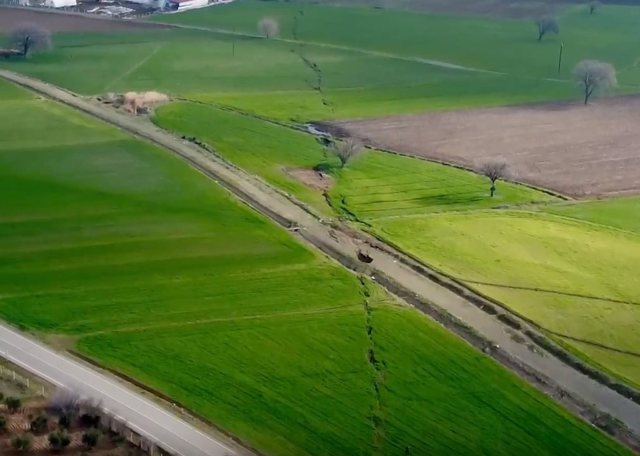
#> input picture field-image.jpg, 640 x 456 px, found by its file name
$ jupyter execute image-crack-detect.ipynb
#> lines starting #> are read from the running program, lines starting #| are printed output that depends on the picture; after the words box and inside, x2 and y2 are one past the last pixel; in counts of white or black regions, pixels touching at a corner belong together
## Libraries ##

[cell 1]
import cv2
import numpy as np
import matplotlib.pyplot as plt

## Get Image ##

[cell 2]
image_path=r'C:\Users\Tanvir\Downloads\field-image.jpg'
image = cv2.imread(image_path)
#> image is the input picture: shape (456, 640, 3); mean B, G, R 59, 115.7, 90.7

[cell 3]
gray_image = cv2.cvtColor(image, cv2.COLOR_BGR2GRAY)
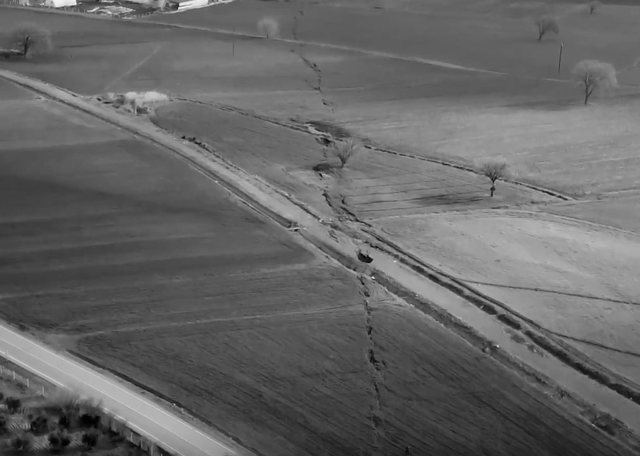
#> gray_image: shape (456, 640); min 0, max 254, mean 101.7

## Apply Gaussian blur ##

[cell 4]
blurred_image = cv2.GaussianBlur(gray_image, (5, 5), 0)

## Perform edge detection using Canny ##

[cell 5]
canny_edges = cv2.Canny(blurred_image, 50, 150)
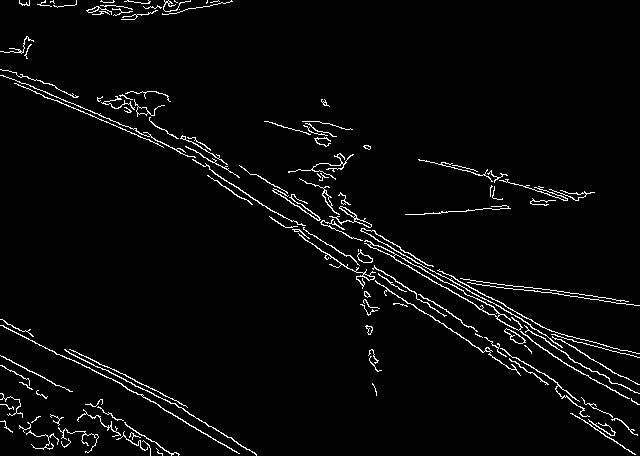
#> canny_edges: shape (456, 640); 3.2% white in thin lines or dots

## Find contours in the edge-detected image ##

[cell 6]
contours, _ = cv2.findContours(canny_edges.copy(), cv2.RETR_EXTERNAL, cv2.CHAIN_APPROX_SIMPLE)
#> contours = 123 contours, 85 with area under 20; largest, box (x1, y1, x2, y2) and area: (364, 240, 523, 331) 824, (329, 206, 372, 228) 138, (504, 328, 526, 344) 131, (360, 228, 563, 348) 116, (0, 325, 240, 454) 112

## Create a copy of the original image ##

[cell 7]
crack_image = image.copy()

## Draw the contours on the copy of the original image ##

[cell 8]
cv2.drawContours(crack_image, contours, -1, (0, 255, 0), 2)
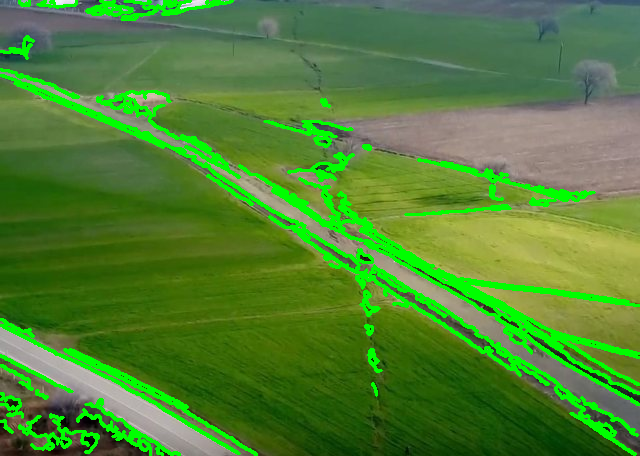
#> crack_image: shape (456, 640, 3); 9.84% of pixels changed, all inside (x1, y1, x2, y2) = (0, 0, 640, 456)

## Plot the original and crack-detected images using matplotlib ##

[cell 9]
fig, axs = plt.subplots(1, 2, figsize=(12, 6))
axs[0].imshow(cv2.cvtColor(image, cv2.COLOR_BGR2RGB))
axs[0].set_title('Original Image')
axs[0].axis('off')

axs[1].imshow(cv2.cvtColor(crack_image, cv2.COLOR_BGR2RGB))
axs[1].set_title('Crack-Detected Image')
axs[1].axis('off')

plt.show()
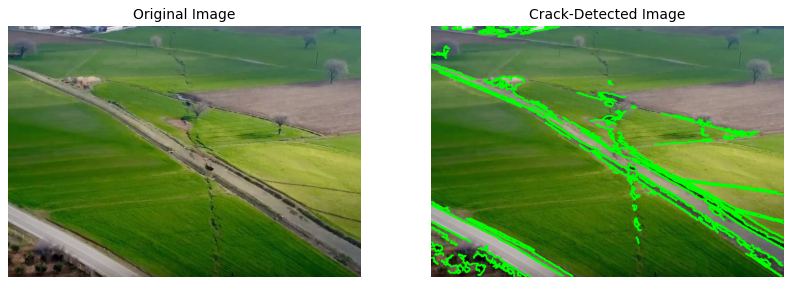
#> figure drawn by matplotlib, 2 panels

[cell 10]
# Save the crack-detected image
output_path = r'C:\Users\Tanvir\Downloads\field-image-marked.jpg'
cv2.imwrite(output_path, crack_image)
#> Out = True
